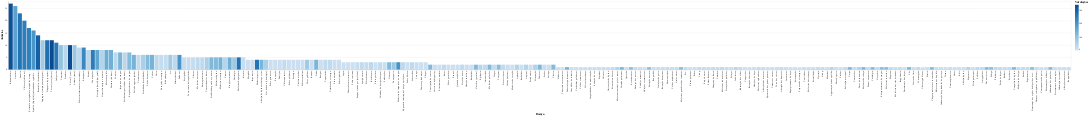

The cell this chart's notebook holds for it:
### Code cell
(
    alt.Chart(df_ailments_per_ad)
        .mark_bar()
        .encode(
        x=alt.X("Doença", sort="-y"),
        y=alt.Y("Anúncios"),
        color=alt.Color("Veiculações")
    )
)

### Figure 1 — Vega-Lite specification as saved in the notebook (floating-point values rounded to 4 significant figures; data arrays with more than 128 entries replaced by an {"elided": "..."} marker saying what was removed)
{"config": {"view": {"continuousWidth": 300, "continuousHeight": 300}}, "data": {"name": "data-8128062e8de33703f92092c95d3c08c5"}, "mark": {"type": "bar"}, "encoding": {"color": {"field": "Veiculações", "type": "quantitative"}, "x": {"field": "Doença", "sort": "-y", "type": "nominal"}, "y": {"field": "Anúncios", "type": "quantitative"}}, "$schema": "https://vega.github.io/schema/vega-lite/v5.20.1.json", "datasets": {"data-8128062e8de33703f92092c95d3c08c5": {"elided": "233 records"}}}
